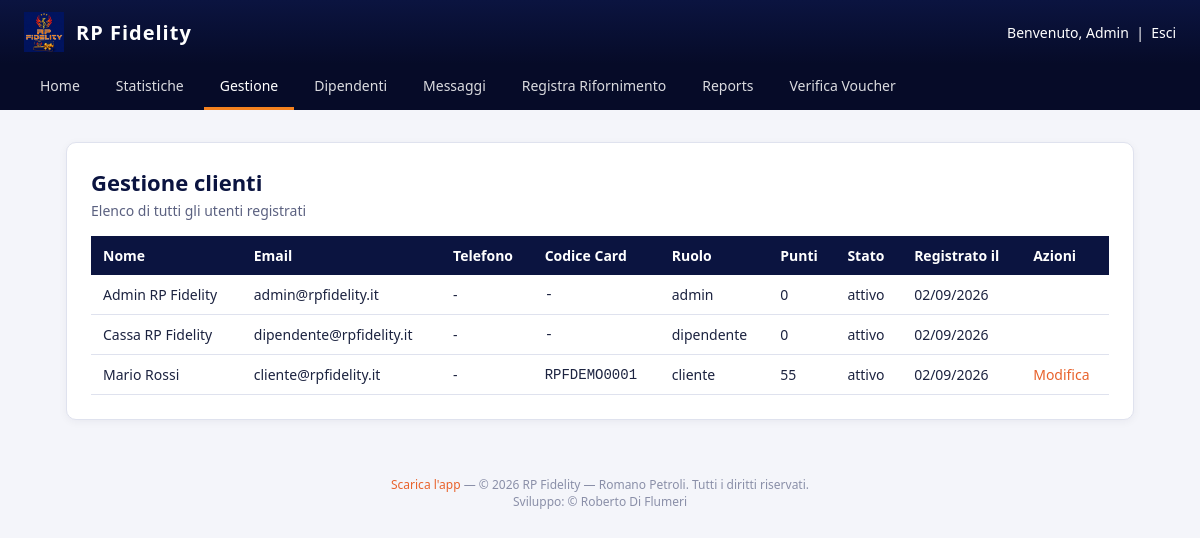
Screenshot of /admin/clienti (signed in) with the database file from the repository.
### tables this page shows
CREATE TABLE IF NOT EXISTS users (
    id INT UNSIGNED AUTO_INCREMENT PRIMARY KEY,
    nome VARCHAR(100) NOT NULL,
    cognome VARCHAR(100) NOT NULL,
    email VARCHAR(190) NOT NULL UNIQUE,
    password_hash VARCHAR(255) NOT NULL,
    telefono VARCHAR(30) NULL,
     
    codice_card VARCHAR(20) NULL UNIQUE,
    ruolo ENUM('cliente','admin','dipendente') NOT NULL DEFAULT 'cliente',
    punti_saldo DECIMAL(10,2) NOT NULL DEFAULT 0,
    stato ENUM('attivo','sospeso') NOT NULL DEFAULT 'attivo',
    api_token VARCHAR(64) NULL UNIQUE,
     
    password_reset_token VARCHAR(64) NULL UNIQUE,
    password_reset_scadenza DATETIME NULL,
    data_registrazione DATETIME NOT NULL DEFAULT CURRENT_TIMESTAMP
);

### src/Core/View.php (called while the page is built, shortened)
<?php
class View
{
    public static function layout(string $view, array $data = []): void
    {
        extract($data);
        $viewFile = __DIR__ . '/../Views/' . $view . '.php';
        require $viewFile;
        $content = ob_get_clean();
        require __DIR__ . '/../Views/layout.php';
    }
}

### src/Controllers/AdminController.php (called while the page is built, shortened)
<?php
class AdminController
{
    public function clienti(): void
    {
        View::layout('admin/clienti', [
            'pageTitle' => 'Gestione clienti — RP Fidelity',
            'clienti' => User::all(),
        ]);
    }
}

### src/Core/Router.php (called while the page is built, shortened)
<?php
class Router
{
    private array $routes = [];
    public function get(string $path, callable $handler): void
    {
        $this->routes['GET'][$path] = $handler;
    }
    public function post(string $path, callable $handler): void
    {
        $this->routes['POST'][$path] = $handler;
    }
    public function dispatch(string $method, string $uri): void
    {
        $path = parse_url($uri, PHP_URL_PATH) ?: '/';
        $path = rtrim($path, '/');
        $handler = $this->routes[$method][$path] ?? null;
        $handler();
    }
}

### public/index.php (called while the page is built, shortened)
<?php
require __DIR__ . '/../src/Core/helpers.php';
spl_autoload_register(function (string $class) {
    $prefix = 'App\\';
    $relative = substr($class, strlen($prefix));
    $file = __DIR__ . '/../src/' . str_replace('\\', '/', $relative) . '.php';
});
$router = new Router();
$router->get('/', [new PublicController(), 'home']);
$router->get('/login', [new AuthController(), 'showLogin']);
$router->post('/login', [new AuthController(), 'login']);
$router->get('/registrati', [new AuthController(), 'showRegister']);
$router->post('/registrati', [new AuthController(), 'register']);
$router->get('/password-dimenticata', [new AuthController(), 'showPasswordDimenticata']);
$router->post('/password-dimenticata', [new AuthController(), 'inviaPasswordDimenticata']);
$router->get('/reset-password', [new AuthController(), 'showResetPassword']);
$router->post('/reset-password', [new AuthController(), 'aggiornaResetPassword']);
$router->get('/logout', [new AuthController(), 'logout']);
$router->get('/scarica-app', [new PublicController(), 'scaricaApp']);
$router->get('/dashboard', [new DashboardController(), 'index']);
$router->get('/rifornimenti', [new DashboardController(), 'rifornimenti']);
$router->get('/la-mia-card', [new DashboardController(), 'card']);
$router->get('/saldo-punti', [new DashboardController(), 'saldoPunti']);
$router->get('/voucher', [new VoucherController(), 'index']);
$router->get('/catalogo', [new VoucherController(), 'catalogo']);
$router->post('/voucher/riscatta', [new VoucherController(), 'riscatta']);
$router->get('/voucher/pdf', [new VoucherController(), 'pdf']);
$router->get('/contatti', [new ContattiController(), 'index']);
$router->post('/contatti', [new ContattiController(), 'invia']);
$router->get('/faq', [new FaqController(), 'index']);
$router->get('/impostazioni', [new SettingsController(), 'index']);
$router->post('/impostazioni', [new SettingsController(), 'aggiornaProfilo']);
$router->post('/impostazioni/password', [new SettingsController(), 'aggiornaPassword']);
$router->get('/admin/statistiche', [new AdminController(), 'statistiche']);
$router->get('/admin/clienti', [new AdminController(), 'clienti']);
$router->get('/admin/clienti/modifica', [new AdminController(), 'modificaClienteForm']);
$router->post('/admin/clienti/modifica', [new AdminController(), 'modificaCliente']);
$router->post('/admin/clienti/elimina', [new AdminController(), 'eliminaCliente']);
$router->get('/admin/messaggi', [new AdminController(), 'messaggi']);
$router->get('/admin/messaggi/thread', [new AdminController(), 'messaggioThread']);
$router->post('/admin/messaggi/rispondi', [new AdminController(), 'rispondiMessaggio']);
$router->get('/admin/dipendenti', [new AdminController(), 'dipendenti']);
$router->get('/admin/dipendenti/nuovo', [new AdminController(), 'nuovoDipendenteForm']);
$router->post('/admin/dipendenti/nuovo', [new AdminController(), 'nuovoDipendente']);
$router->get('/admin/dipendenti/modifica', [new AdminController(), 'modificaDipendenteForm']);
$router->post('/admin/dipendenti/modifica', [new AdminController(), 'modificaDipendente']);
$router->post('/admin/dipendenti/elimina', [new AdminController(), 'eliminaDipendente']);
$router->get('/admin/reports', [new AdminController(), 'reports']);
$router->get('/admin/verifica-voucher', [new AdminController(), 'verificaVoucher']);
$router->post('/admin/verifica-voucher/usa', [new AdminController(), 'usaVoucher']);
$router->get('/admin/rifornimenti/nuovo', [new AdminController(), 'nuovoRifornimento']);
$router->post('/admin/rifornimenti/nuovo/cliente', [new AdminController(), 'identificaCliente']);
$router->post('/admin/rifornimenti/nuovo/cambia-cliente', [new AdminController(), 'cambiaCliente']);
$router->post('/admin/rifornimenti/nuovo/voucher', [new AdminController(), 'aggiungiVoucher']);
$router->post('/admin/rifornimenti/nuovo/voucher/rimuovi', [new AdminController(), 'rimuoviVoucher']);
$router->post('/admin/rifornimenti/nuovo/conferma', [new AdminController(), 'confermaRifornimento']);
$router->dispatch($_SERVER['REQUEST_METHOD'], $_SERVER['REQUEST_URI']);

### src/Core/Database.php (called while the page is built, shortened)
<?php
class Database
{
    private static ?PDO $instance = null;
    public static function connection(): PDO
    {
        if (self::$instance === null) {
            $config = require __DIR__ . '/../../config/config.php';
            $db = $config['db'];
            $dsn = sprintf(
                'mysql:host=%s;port=%d;dbname=%s;charset=%s',
                $db['host'],
                $db['port'],
                $db['name'],
                $db['charset']
            );
            self::$instance = new PDO($dsn, $db['user'], $db['pass'], [
                PDO::ATTR_ERRMODE => PDO::ERRMODE_EXCEPTION,
                PDO::ATTR_DEFAULT_FETCH_MODE => PDO::FETCH_ASSOC,
            ]);
        }
        return self::$instance;
    }
}

### src/Models/User.php (called while the page is built, shortened)
<?php
class User
{
    public static function find(int $id): ?array
    {
        $stmt = Database::connection()->prepare('SELECT * FROM users WHERE id = ?');
        $stmt->execute([$id]);
        $user = $stmt->fetch();
        return $user ?: null;
    }
    public static function all(): array
    {
        $stmt = Database::connection()->query(
            'SELECT id, nome, cognome, email, telefono, ruolo, punti_saldo, stato, codice_card, data_registrazione
             FROM users ORDER BY data_registrazione DESC'
        );
        return $stmt->fetchAll();
    }
}

### src/Core/helpers.php (called while the page is built)
<?php
function format_punti(float $punti): string
{
    if (fmod($punti, 1.0) === 0.0) {
        return number_format($punti, 0, ',', '.');
    }
    return number_format($punti, 2, ',', '.');
}

### src/Core/Auth.php (called while the page is built, shortened)
<?php
class Auth
{
    public static function userId(): ?int
    {
        return $_SESSION['user_id'] ?? null;
    }
    public static function user(): ?array
    {
        $id = self::userId();
        return $id ? User::find($id) : null;
    }
}

### src/Views/admin/clienti.php (the view, shortened to what this page needs)
<div class="rp-card">
    <h1 class="rp-title">Gestione clienti</h1>
    <p class="rp-subtitle">Elenco di tutti gli utenti registrati</p>
    <div class="rp-table-wrap">
    <table class="rp-table">
        <thead>
            <tr>
                <th>Nome</th>
                <th>Email</th>
                <th>Telefono</th>
                <th>Codice Card</th>
                <th>Ruolo</th>
                <th>Punti</th>
                <th>Stato</th>
                <th>Registrato il</th>
                <th>Azioni</th>
            </tr>
        </thead>
        <tbody>
            <?php foreach ($clienti as $c): ?>
                <tr>
                    <td><?= htmlspecialchars($c['nome'] . ' ' . $c['cognome']) ?></td>
                    <td><?= htmlspecialchars($c['email']) ?></td>
                    <td><?= htmlspecialchars($c['telefono'] ?? '-') ?></td>
                    <td style="font-family:monospace;"><?= htmlspecialchars($c['codice_card'] ?? '-') ?></td>
                    <td><?= htmlspecialchars($c['ruolo']) ?></td>
                    <td><?= format_punti((float) $c['punti_saldo']) ?></td>
                    <td><?= htmlspecialchars($c['stato']) ?></td>
                    <td><?= htmlspecialchars(date('d/m/Y', strtotime($c['data_registrazione']))) ?></td>
                    <td>
                        <?php if ($c['ruolo'] === 'cliente'): ?>
                            <a href="/admin/clienti/modifica?id=<?= (int) $c['id'] ?>">Modifica</a>
                        <?php endif; ?>
                    </td>
                </tr>
            <?php endforeach; ?>
        </tbody>
    </table>
    </div>
</div>

### src/Views/layout.php (shortened to what this page needs)
<?php
$user = Auth::user();
$isAdmin = $user && $user['ruolo'] === 'admin';
$currentPath = parse_url($_SERVER['REQUEST_URI'] ?? '/', PHP_URL_PATH);
?>
<!DOCTYPE html>
<html lang="it">
<head>
    <link rel="stylesheet" href="/assets/css/style.css">
</head>
<body>
    <header class="rp-header">
        <div class="rp-header-left">
            <div class="rp-brand">
                <img src="/assets/img/logo.jpeg" alt="RP Fidelity">
                <span>RP Fidelity</span>
            </div>
        </div>
        <?php if ($user): ?>
            <div class="rp-user">
                Benvenuto, <?= htmlspecialchars($user['nome']) ?>
                &nbsp;|&nbsp; <a href="/logout" style="color:#fff;">Esci</a>
            </div>
        <?php endif; ?>
    </header>
    <?php if ($isAdmin): ?>
    <nav class="rp-nav">
        <a href="/dashboard" class="<?= $currentPath === '/dashboard' ? 'active' : '' ?>">Home</a>
        <a href="/admin/statistiche" class="<?= $currentPath === '/admin/statistiche' ? 'active' : '' ?>">Statistiche</a>
        <a href="/admin/clienti" class="<?= $currentPath === '/admin/clienti' ? 'active' : '' ?>">Gestione</a>
        <a href="/admin/dipendenti" class="<?= $currentPath === '/admin/dipendenti' ? 'active' : '' ?>">Dipendenti</a>
        <a href="/admin/messaggi" class="<?= str_starts_with($currentPath, '/admin/messaggi') ? 'active' : '' ?>">Messaggi</a>
        <a href="/admin/rifornimenti/nuovo" class="<?= $currentPath === '/admin/rifornimenti/nuovo' ? 'active' : '' ?>">Registra Rifornimento</a>
        <a href="/admin/reports" class="<?= $currentPath === '/admin/reports' ? 'active' : '' ?>">Reports</a>
        <a href="/admin/verifica-voucher" class="<?= $currentPath === '/admin/verifica-voucher' ? 'active' : '' ?>">Verifica Voucher</a>
    </nav>
    <?php endif; ?>
    <main class="rp-container">
        <?= $content ?>
    </main>
    <footer class="rp-footer">
        <a href="/scarica-app">Scarica l'app</a> —
        &copy; <?= date('Y') ?> RP Fidelity — Romano Petroli. Tutti i diritti riservati.
        <br>Sviluppo: &copy; Roberto Di Flumeri
    </footer>
</body>
</html>

### public/assets/css/style.css (style rules this page uses)
:root { --rp-navy: #0b1440; --rp-navy-dark: #060b28; --rp-orange: #f5821f; --rp-orange-dark: #e8622c; --rp-gold: #f5c518; --rp-white: #ffffff; --rp-gray-bg: #f4f5fa; --rp-gray-border: #dfe2ee; --rp-text: #1c2340; }
* { box-sizing: border-box; }
body { margin: 0; font-family: "Segoe UI", Arial, sans-serif; background: var(--rp-gray-bg); color: var(--rp-text); }
a { color: var(--rp-orange-dark); text-decoration: none; }
.rp-header { background: linear-gradient(180deg, var(--rp-navy) 0%, var(--rp-navy-dark) 100%); color: var(--rp-white); padding: 0 24px; display: flex; align-items: center; justify-content: space-between; height: 64px; }
.rp-header-left { display: flex; align-items: center; gap: 16px; }
.rp-header .rp-brand { display: flex; align-items: center; gap: 12px; font-weight: 700; font-size: 20px; letter-spacing: 1px; }
.rp-header .rp-brand img { height: 40px; }
.rp-header .rp-user { font-size: 14px; }
.rp-nav { background: var(--rp-navy-dark); display: flex; gap: 4px; padding: 0 24px; }
.rp-nav a { color: var(--rp-white); padding: 12px 16px; font-size: 14px; opacity: 0.85; }
.rp-nav a:hover, .rp-nav a.active { opacity: 1; text-decoration: none; border-bottom: 3px solid var(--rp-orange); }
.rp-container { max-width: 1100px; margin: 32px auto; padding: 0 16px; }
.rp-card { background: var(--rp-white); border: 1px solid var(--rp-gray-border); border-radius: 10px; padding: 24px; margin-bottom: 24px; box-shadow: 0 2px 8px rgba(11, 20, 64, 0.05); }
.rp-title { font-size: 22px; font-weight: 700; margin: 0 0 4px; color: var(--rp-navy); }
.rp-subtitle { color: #5b6180; margin: 0 0 16px; font-size: 14px; }
table.rp-table { width: 100%; border-collapse: collapse; font-size: 14px; }
table.rp-table th { background: var(--rp-navy); color: var(--rp-white); text-align: left; padding: 10px 12px; }
table.rp-table td { padding: 10px 12px; border-bottom: 1px solid var(--rp-gray-border); }
.rp-footer { text-align: center; padding: 24px; color: #8a8fa8; font-size: 12px; }
.rp-table-wrap { overflow-x: auto; -webkit-overflow-scrolling: touch; }
img { max-width: 100%; height: auto; }

### rows the page displays
users: nome "Admin", nome+cognome "Admin RP Fidelity", email "admin@rpfidelity.it", telefono "-", codice_card "-", ruolo "admin", punti_saldo "0", stato "attivo", data_registrazione "02/09/2026"
users: nome+cognome "Cassa RP Fidelity", email "dipendente@rpfidelity.it", telefono "-", codice_card "-", ruolo "dipendente", punti_saldo "0", stato "attivo", data_registrazione "02/09/2026"
users: nome+cognome "Mario Rossi", email "cliente@rpfidelity.it", telefono "-", codice_card "RPFDEMO0001", ruolo "cliente", punti_saldo "55", stato "attivo", data_registrazione "02/09/2026"
